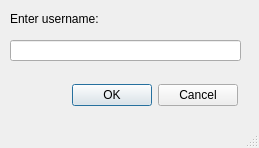
<?xml version="1.0" encoding="UTF-8"?>
<ui version="4.0">
 <class>UserNameDialog</class>
 <widget class="QMainWindow" name="UserNameDialog">
  <property name="geometry">
   <rect>
    <x>0</x>
    <y>0</y>
    <width>259</width>
    <height>148</height>
   </rect>
  </property>
  <property name="windowTitle">
   <string>Messanger client (beta)</string>
  </property>
  <property name="statusTip">
   <string/>
  </property>
  <property name="locale">
   <locale language="English" country="UnitedStates"/>
  </property>
  <property name="animated">
   <bool>true</bool>
  </property>
  <widget class="QWidget" name="centralwidget">
   <widget class="QLabel" name="label">
    <property name="geometry">
     <rect>
      <x>10</x>
      <y>10</y>
      <width>421</width>
      <height>17</height>
     </rect>
    </property>
    <property name="text">
     <string>Enter username:</string>
    </property>
   </widget>
   <widget class="QLineEdit" name="client_name">
    <property name="geometry">
     <rect>
      <x>10</x>
      <y>40</y>
      <width>231</width>
      <height>21</height>
     </rect>
    </property>
   </widget>
   <widget class="QDialogButtonBox" name="buttonBox">
    <property name="geometry">
     <rect>
      <x>50</x>
      <y>80</y>
      <width>188</width>
      <height>30</height>
     </rect>
    </property>
    <property name="standardButtons">
     <set>QDialogButtonBox::Cancel|QDialogButtonBox::Ok</set>
    </property>
   </widget>
  </widget>
  <widget class="QStatusBar" name="statusbar"/>
 </widget>
 <resources/>
 <connections/>
</ui>
